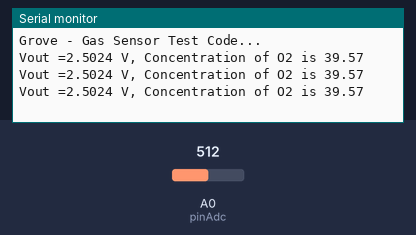
The sketch below on a simulated Arduino Uno, built with avr-gcc and run on an emulated ATmega328P. Shown: the last lines printed to the serial monitor. The test bench sets the inputs (shaded band); at power-on: A0 (pinAdc) = 512.

Above: at 1.2 s.
1.3 s: A0 (pinAdc) set to 716
At 1.9 s:
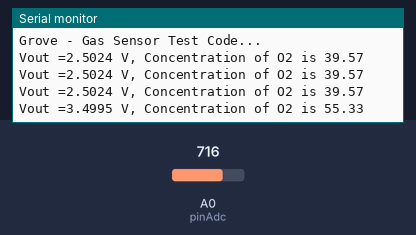
2.8 s: A0 (pinAdc) set to 900
At 3.4 s:
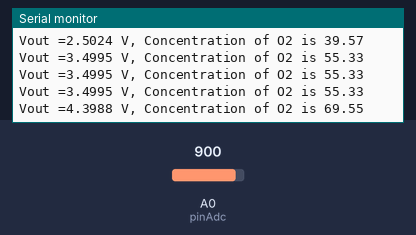
Timing chart, 0 to 5.8 s (numbered marks = the images above; inputs shaded):
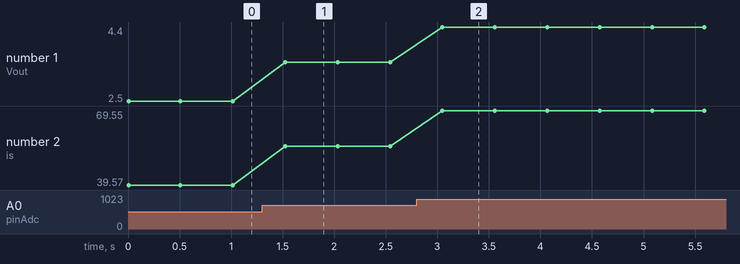

Measured:
- after the input at 1.3 s, the serial monitor: prints a new line after 0.23 s (image 1)
- after the input at 2.8 s, the serial monitor: prints a new line after 0.25 s (image 2)
- plotted number 1: 2.5 → 3.5 after the input at 1.3 s, 3.5 → 4.4 after the input at 2.8 s
- plotted number 2: 39.57 → 55.33 after the input at 1.3 s, 55.33 → 69.55 after the input at 2.8 s

The sketch:

Grove_O2_test.ino
```cpp
// Grove - Gas Sensor(O2) test code
// Note:
// 1. It need about about 5-10 minutes to preheat the sensor
// 2. modify VRefer if needed

const float VRefer = 5;       // voltage of adc reference


const int pinAdc   = A0;


void setup()
{
    // put your setup code here, to run once:
    Serial.begin(38400);
    Serial.println("Grove - Gas Sensor Test Code...");
}

void loop()
{
    // put your main code here, to run repeatedly:
    float Vout =0;
    Serial.print("Vout =");

    Vout = readO2Vout();
    Serial.print(Vout,4);
    Serial.print(" V, Concentration of O2 is ");
    Serial.println(readConcentration());
    delay(500);
}

float readO2Vout()
{
    long sum = 0;
    for(int i=0; i<32; i++)
    {
        sum += analogRead(pinAdc);
    }

    sum >>= 5;

    float MeasuredVout = sum * (VRefer / 1023.0);


    return MeasuredVout;
}

float readConcentration()
{
    // Vout samples are with reference to 3.3V
    float MeasuredVout = readO2Vout();

    //float Concentration = FmultiMap(MeasuredVout, VoutArray,O2ConArray, 6);
    //when its output voltage is 2.0V,
    float Concentration = MeasuredVout / 1.325 * 20.95 ;
    return Concentration;
}
```
